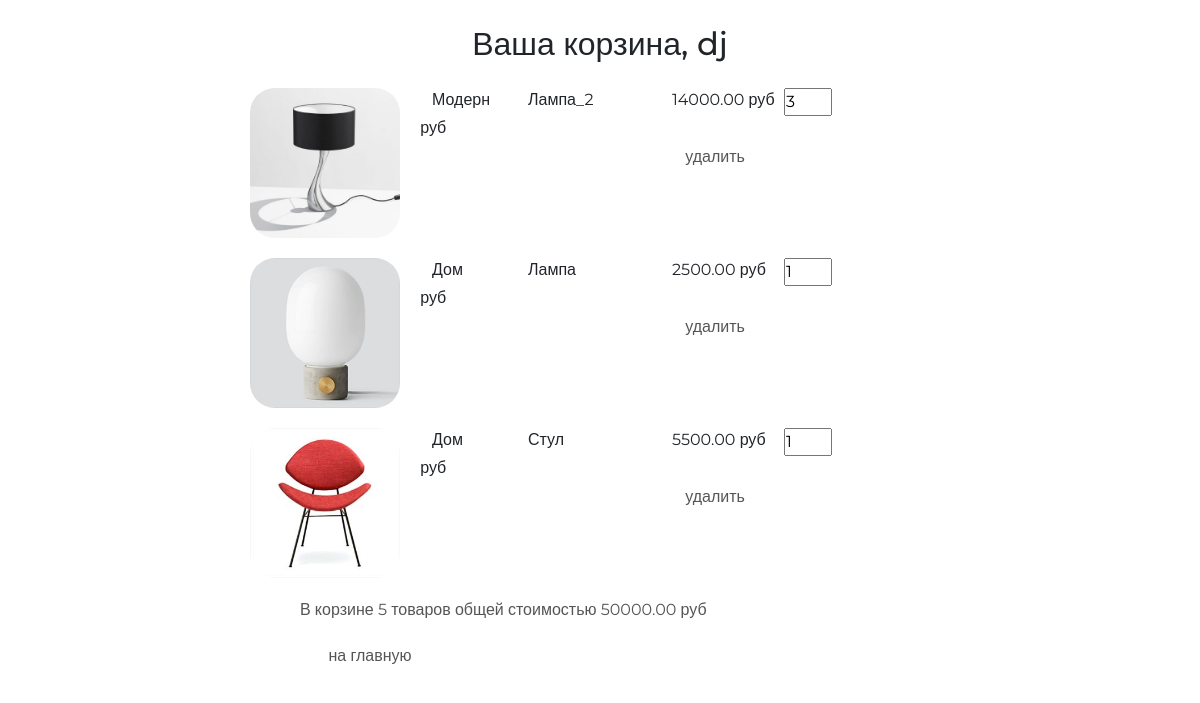
Before: /basket/ (signed in) with the older database file.
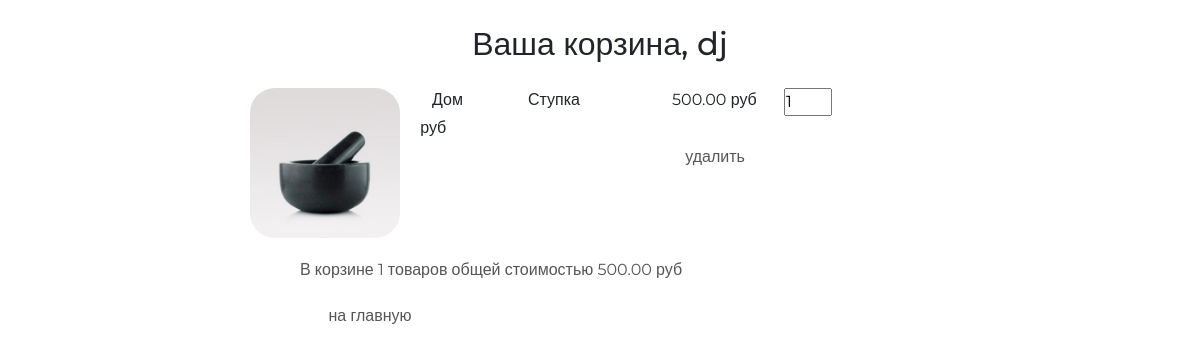
After: the same page with the newer database file.
### basketapp/models.py (models this page shows)
class Basket(models.Model):
    user = models.ForeignKey(settings.AUTH_USER_MODEL, on_delete=models.CASCADE, related_name='basket')
    product = models.ForeignKey(Product, on_delete=models.CASCADE)
    quantity = models.PositiveSmallIntegerField(default=0)
    add_datetime = models.DateField(auto_now_add=True)
    @property
    def products_cost(self):
        return self.quantity * self.product.price
    @property
    def total_quantity(self):
        _items = Basket.objects.filter(user=self.user)
        return sum(list(map(lambda x: x.quantity, _items)))
    @property
    def total_cost(self):
        _items = Basket.objects.filter(user=self.user)
        return sum(list(map(lambda x: x.products_cost, _items)))

### mainapp/models.py (models this page shows, shortened)
class Product(models.Model):
    category = models.ForeignKey(ProductCategory, on_delete=models.CASCADE, verbose_name='Категория')
    name = models.CharField(max_length=128, verbose_name='Название')
    image = models.ImageField(upload_to='products', blank=True,verbose_name='Картинка')
    short_desc = models.CharField(max_length=255, verbose_name='Краткое описание')
    description = models.TextField(verbose_name='Описание')
    price = models.DecimalField(decimal_places=2, max_digits=10, default=0, verbose_name='Цена')
    quantity = models.PositiveSmallIntegerField(default=0, verbose_name='Количество')

class ProductCategory(models.Model):
    name = models.CharField(max_length=64, blank=True, unique=True, verbose_name='Название')
    description = models.TextField(verbose_name='Описание')
    class Meta:
        verbose_name = 'категория'
        verbose_name_plural = 'категория'
        ordering = ('-id',)

### authapp/models.py (models this page shows)
class ShopUser(AbstractUser):
    avatar = models.ImageField(upload_to='users_avatars', blank=True, verbose_name='Аватар')
    age = models.PositiveSmallIntegerField(verbose_name='Возраст')

### basketapp/views.py (the view)
# urls.py: path('', views.basket, name='basket'),
@login_required
def basket(request):
    basket_list = Basket.objects.filter(user=request.user)
    context = {
        'baskets': basket_list
    }
    return render(request, 'basketapp/basket.html', context=context)

### basketapp/templates/basketapp/basket.html
{% extends 'basketapp/base.html' %}
{% load static %}
{% block content %}
    <div class="basket_list">
        {% include 'basketapp/includes/inc_basket_list.html' %}
        <button class="btn btn-round">
            <a href="{% url 'main' %}">на главную</a>
        </button>
    </div>
{% endblock %}

### basketapp/templates/basketapp/includes/inc_basket_list.html
{% for item in baskets %}
    <div class="basket_record">
        <img src="/media/{{ item.product.image }}"
             alt="{{ item.product.short_desc }}">
        <span class="category_name">{{ item.product.category.name }}</span>
        <span class="product_name">{{ item.product.name }}</span>
        <span class="product_price">{{ item.product.price }}&nbspруб</span>
        <input type="number" name="{{ item.pk }}"
               min="0"
               value="{{ item.quantity }}">
        <span class="product_cost">{{ item.cost }}&nbspруб</span>
        <button class="btn btn-round">
            <a href="{% url 'basket:remove' item.pk %}" class="">
                удалить
            </a>
        </button>
    </div>
{% endfor %}
{% if baskets %}
    <div class="basket_summary">
        В корзине {{ baskets.0.total_quantity }} товаров общей стоимостью
        {{ baskets.0.total_cost }} руб
    </div>
{% endif %}

Changed rows visible on the page:
removed Basket: product.image (picture), product.category.name "Модерн", product.name "Лампа_2", product.price "14000.00", quantity "3", user+quantity "5", user+quantity+product "50000.00"
removed Basket: product.image (picture), product.category.name "Дом", product.name "Лампа", product.price "2500.00", quantity "1"
removed Basket: product.image (picture), product.category.name "Дом", product.name "Стул", product.price "5500.00", quantity "1"
added Basket: product.image (picture), product.category.name "Дом", product.name "Ступка", product.price "500.00", quantity "1", user+quantity "1", user+quantity+product "500.00"
